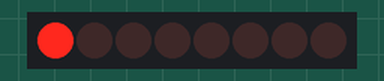
A sketch run on a simulated Arduino Uno, built with avr-gcc and run on an emulated ATmega328P. On the bench: 8 shift-register outputs drawn as a row of LEDs (first output left, lit = HIGH). Wiring (inferred from the names in the program): shift register (74HC595): data pin 6; shift clock pin 7; latch pin 8; MR pin 5. Wiring (inferred from the signals the program sends): row of LEDs: on Q0, Q1, Q2, Q3, Q4, Q5, Q6, Q7.

Above: at 0.6 s.
At 5.1 s:
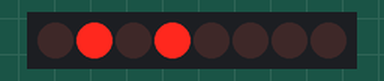
At 10.1 s:
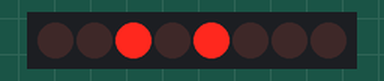
At 20.1 s:
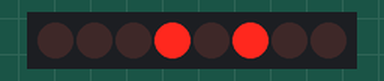
At 30.1 s:
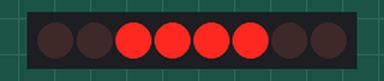
At 39.75 s:
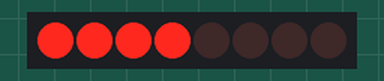
Timing chart, 0 to 40.0 s (numbered marks = the images above):
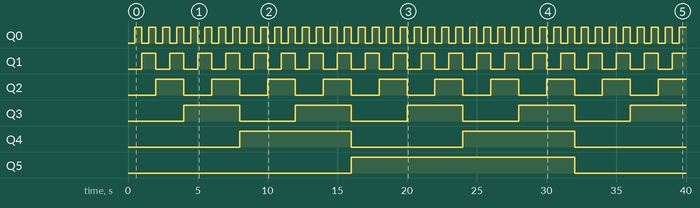

The sketch:

6led_count_sr.ino
```cpp
#define clearPin 5
#define serialData 6
#define shiftClock 7
#define latchClock 8


void setup() {
  // put your setup code here, to run once:
  pinMode(clearPin, OUTPUT);
  pinMode(serialData, OUTPUT);
  pinMode(shiftClock, OUTPUT);
  pinMode(latchClock, OUTPUT);

  digitalWrite(clearPin, LOW);
  digitalWrite(clearPin, HIGH);

  Serial.begin(9600);

}

void loop() {
  // put your main code here, to run repeatedly:

  for (int i = 0; i < 64; i++){
      digitalWrite(latchClock, LOW);
      shiftOut(serialData, shiftClock, MSBFIRST, i);
      digitalWrite(latchClock, HIGH);
      delay(500);
    }


}
```

Measured:
- by itself, Q0: alternates HIGH for 0.50 s and LOW for 0.50 s
- by itself, Q1: alternates HIGH for 1.0 s and LOW for 1.0 s
- by itself, Q2: alternates HIGH for 2.0 s and LOW for 2.0 s
- by itself, Q3: alternates HIGH for 4.0 s and LOW for 4.0 s
- by itself, Q4: alternates HIGH for 8.0 s and LOW for 8.0 s
- by itself, Q5: LOW → HIGH at 16.0 s, → LOW 16.0 s later
